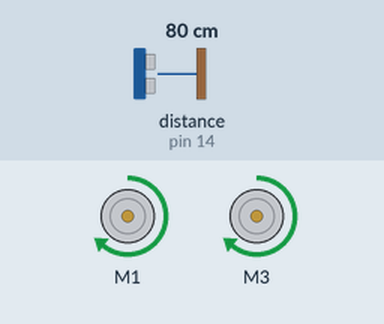
This sketch was run on a simulated Arduino Uno, built with avr-gcc and run on an emulated ATmega328P. Shown: 2 × DC motor (green arrow = forward, orange = backward, longer = faster). Wiring (inferred from the names in the program): ultrasonic range finder: trigger pin 15; echo pin 14. The test bench sets the inputs (shaded band); at power-on: distance to the obstacle (sensor on pin 14) 80 cm. The echo pulse lasts 58.3 µs per cm.

Above: at 1.2 s.
1.3 s: distance to the obstacle (sensor on pin 14) set to 13 cm
2.8 s: distance to the obstacle (sensor on pin 14) set to 9 cm
At 4.0 s:
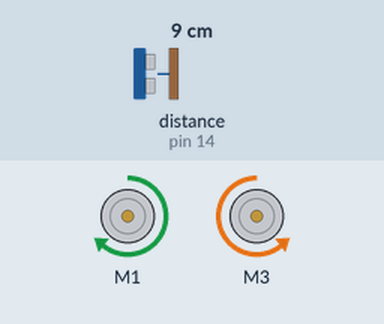
4.3 s: distance to the obstacle (sensor on pin 14) set to 6 cm
5.8 s: distance to the obstacle (sensor on pin 14) set to 3 cm
At 6.8 s:
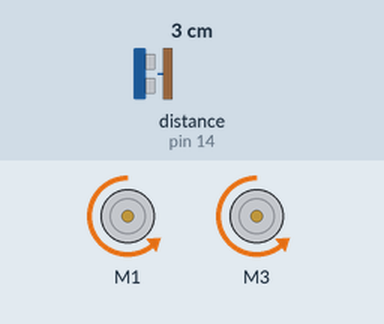
8.8 s: distance to the obstacle (sensor on pin 14) set to 18 cm
11.1 s: distance to the obstacle (sensor on pin 14) set to 2 cm
At 11.34 s:
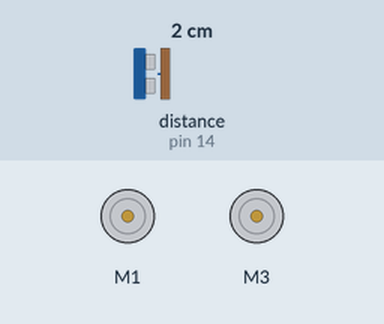
Timing chart, 0 to 15.1 s (numbered marks = the images above; inputs shaded):
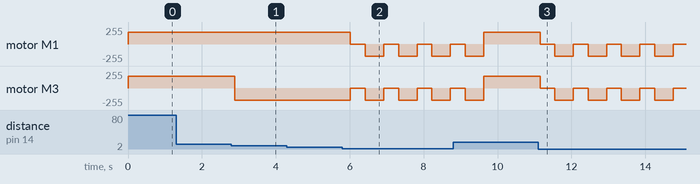

The sketch:

EVITAR_OBSTACULOS.ino
```cpp
#include <AFMotor.h>

AF_DCMotor M1(1);
AF_DCMotor M2(3);

int Trig = 15;
int Echo = 14;

int cont = 0;
int aux = 0;

void setup()
{
  //Serial.begin (9600);
  M1.setSpeed(180);
  M2.setSpeed(180);

  pinMode(Trig,OUTPUT);
  pinMode(Echo,INPUT);
}

void loop()
{
  long duracion;
  long distancia;

  digitalWrite(Trig,LOW);
  delayMicroseconds(2);
  digitalWrite(Trig,HIGH);
  delayMicroseconds(10);
  digitalWrite(Trig,LOW);

  duracion = pulseIn(Echo,HIGH);
  distancia = (duracion/2)/29;

  //Serial.println(distancia);
  if(distancia > 10)
  {
    M1.run(FORWARD);
    M2.run(FORWARD);
  }
  else if(distancia < 4)
  {
    M1.run(RELEASE);
    M2.run(RELEASE);
    delay(400);
    M1.run(BACKWARD);
    M2.run(BACKWARD);
    delay(400);
    cont++;
  }
  else
  {
    if(aux == 0)
    {
      M1.run(FORWARD);
      M2.run(BACKWARD);
    }
    else
    {
      M1.run(BACKWARD);
      M2.run(FORWARD);
    }

    while(distancia < 20 && distancia > 3)
    {
      digitalWrite(Trig,LOW);
      delayMicroseconds(2);
      digitalWrite(Trig,HIGH);
      delayMicroseconds(10);
      digitalWrite(Trig,LOW);

      duracion = pulseIn(Echo,HIGH);
      distancia = (duracion/2)/29;
      delay(100);
    }

    if(cont == 2 && aux == 0)
    {
      aux = 1;
      cont = 0;
    }
    else if(cont == 2)
    {
      aux = 0;
      cont = 0;
    }
  }
  delay(100);
}
```

Measured:
- the behaviour switches between 12 and 11 cm on distance to the obstacle (sensor on pin 14) (found by bisection; images 0 and 1)
- the behaviour switches between 5 and 4 cm on distance to the obstacle (sensor on pin 14) (found by bisection; images 1 and 2)
- after the input at 1.3 s, every drawn part: stays the same
- after the input at 2.8 s, motor M3: forward 180/255 → backward 180/255 after 0.09 s
- after the input at 4.3 s, every drawn part: stays the same
- after the input at 5.8 s, motor M1, motor M3: alternates backward 180/255 for 0.50 s and stopped for 0.40 s, starting after 0.22 s
- after the input at 11.1 s, motor M1, motor M3: alternates backward 180/255 for 0.50 s and stopped for 0.40 s, starting after 0.05 s
